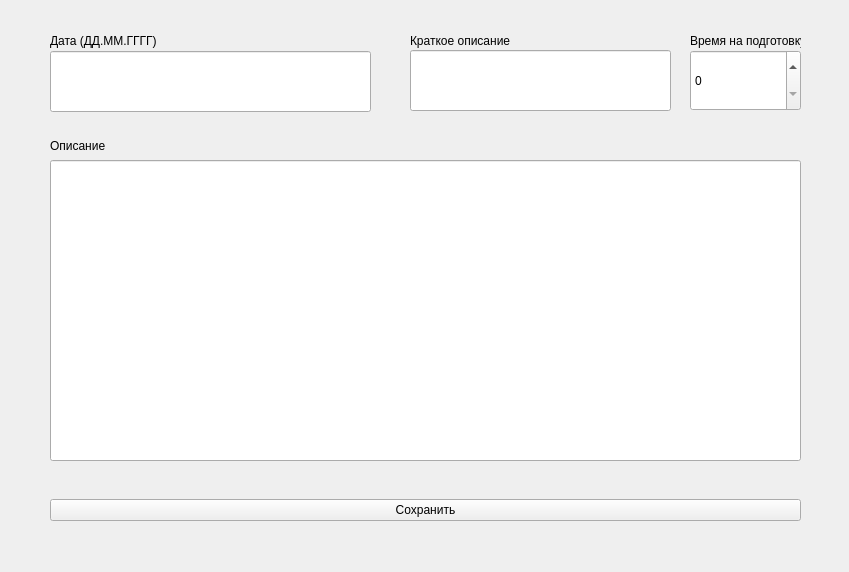
<?xml version="1.0" encoding="UTF-8"?>
<ui version="4.0">
 <class>form</class>
 <widget class="QWidget" name="form">
  <property name="geometry">
   <rect>
    <x>0</x>
    <y>0</y>
    <width>849</width>
    <height>572</height>
   </rect>
  </property>
  <property name="windowTitle">
   <string>Form</string>
  </property>
  <widget class="QLabel" name="label2">
   <property name="geometry">
    <rect>
     <x>410</x>
     <y>30</y>
     <width>261</width>
     <height>21</height>
    </rect>
   </property>
   <property name="text">
    <string>Краткое описание</string>
   </property>
  </widget>
  <widget class="QLabel" name="label3">
   <property name="geometry">
    <rect>
     <x>50</x>
     <y>130</y>
     <width>751</width>
     <height>31</height>
    </rect>
   </property>
   <property name="text">
    <string>Описание</string>
   </property>
  </widget>
  <widget class="QLabel" name="label1">
   <property name="geometry">
    <rect>
     <x>50</x>
     <y>30</y>
     <width>321</width>
     <height>21</height>
    </rect>
   </property>
   <property name="text">
    <string>Дата (ДД.ММ.ГГГГ)</string>
   </property>
  </widget>
  <widget class="QWidget" name="horizontalLayoutWidget">
   <property name="geometry">
    <rect>
     <x>50</x>
     <y>470</y>
     <width>751</width>
     <height>80</height>
    </rect>
   </property>
   <layout class="QHBoxLayout" name="horizontalLayout">
    <item>
     <widget class="QPushButton" name="btnsave">
      <property name="text">
       <string>Сохранить</string>
      </property>
     </widget>
    </item>
   </layout>
  </widget>
  <widget class="QLineEdit" name="datenote">
   <property name="geometry">
    <rect>
     <x>50</x>
     <y>51</y>
     <width>321</width>
     <height>61</height>
    </rect>
   </property>
  </widget>
  <widget class="QLineEdit" name="shortnote">
   <property name="geometry">
    <rect>
     <x>410</x>
     <y>50</y>
     <width>261</width>
     <height>61</height>
    </rect>
   </property>
  </widget>
  <widget class="QLineEdit" name="fullnote">
   <property name="geometry">
    <rect>
     <x>50</x>
     <y>160</y>
     <width>751</width>
     <height>301</height>
    </rect>
   </property>
  </widget>
  <widget class="QLabel" name="label4">
   <property name="geometry">
    <rect>
     <x>690</x>
     <y>30</y>
     <width>111</width>
     <height>21</height>
    </rect>
   </property>
   <property name="text">
    <string>Время на подготовку</string>
   </property>
  </widget>
  <widget class="QSpinBox" name="timbox">
   <property name="geometry">
    <rect>
     <x>690</x>
     <y>50</y>
     <width>111</width>
     <height>61</height>
    </rect>
   </property>
  </widget>
 </widget>
 <resources/>
 <connections/>
</ui>
